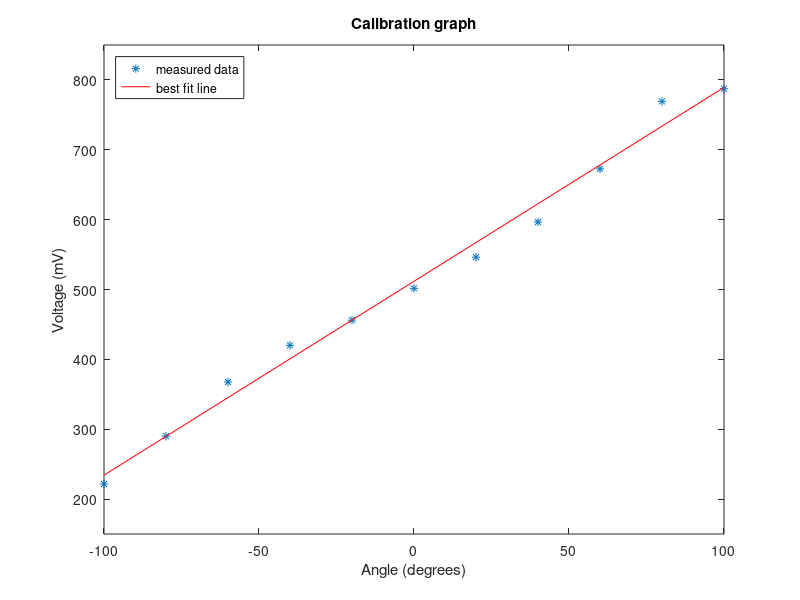

MATLAB code for this plot: (Note: this script raises an error after producing the figure.)
% simple_pendulum.m
% ISIM Lab 1: Simple Pendulum
% Calibrates a potentiometer angle sensor (voltage vs. angle), then uses
% the calibration to convert recorded pendulum data to angle vs. time.
% Requires actualpendulumrun.csv in the same folder.

clear; 
clf;

%% Calibration: voltage vs. angle
Angle   = [-100; -80; -60; -40; -20; 0; 20; 40; 60; 80; 100]; % degrees
Voltage = [221.5; 290.0; 367.6; 420.1; 456.1; 501.7; 546.3; 596.6; 672.7; 769.3; 787.4]; % mV

p = polyfit(Angle, Voltage, 1);   % linear fit: V = p(1)*theta + p(2)
VoltageFit = polyval(p, Angle);

plot(Angle, Voltage, '*');
hold on;
plot(Angle, VoltageFit, 'r');
ylim([150, 850]);
xlabel('Angle (degrees)');
ylabel('Voltage (mV)');
title('Calibration graph');
legend('measured data', 'best fit line', 'Location', 'northwest');

fprintf('Transfer function: V = %.4f * theta + %.4f (mV)\n', p(1), p(2));

%% Pendulum data: angle vs. time
datatable = readtable('actualpendulumrun.csv');
time1 = datatable.t1;   % time (s)
V1    = datatable.ch1;  % voltage (V)

% Convert voltage to angle using the calibration (fit is in mV)
theta = (V1*1000 - p(2)) / p(1);   % degrees

% Keep only the real swing (cuts off leftover buffer from the previous run)
tStart = -80;   % adjust by looking at the plot
tEnd   = 15;
keep = time1 >= tStart & time1 <= tEnd;

figure();
plot(time1(keep), theta(keep));
xlabel('Time (s)');
ylabel('Angle (degrees)');
title('Pendulum angle vs. time');
